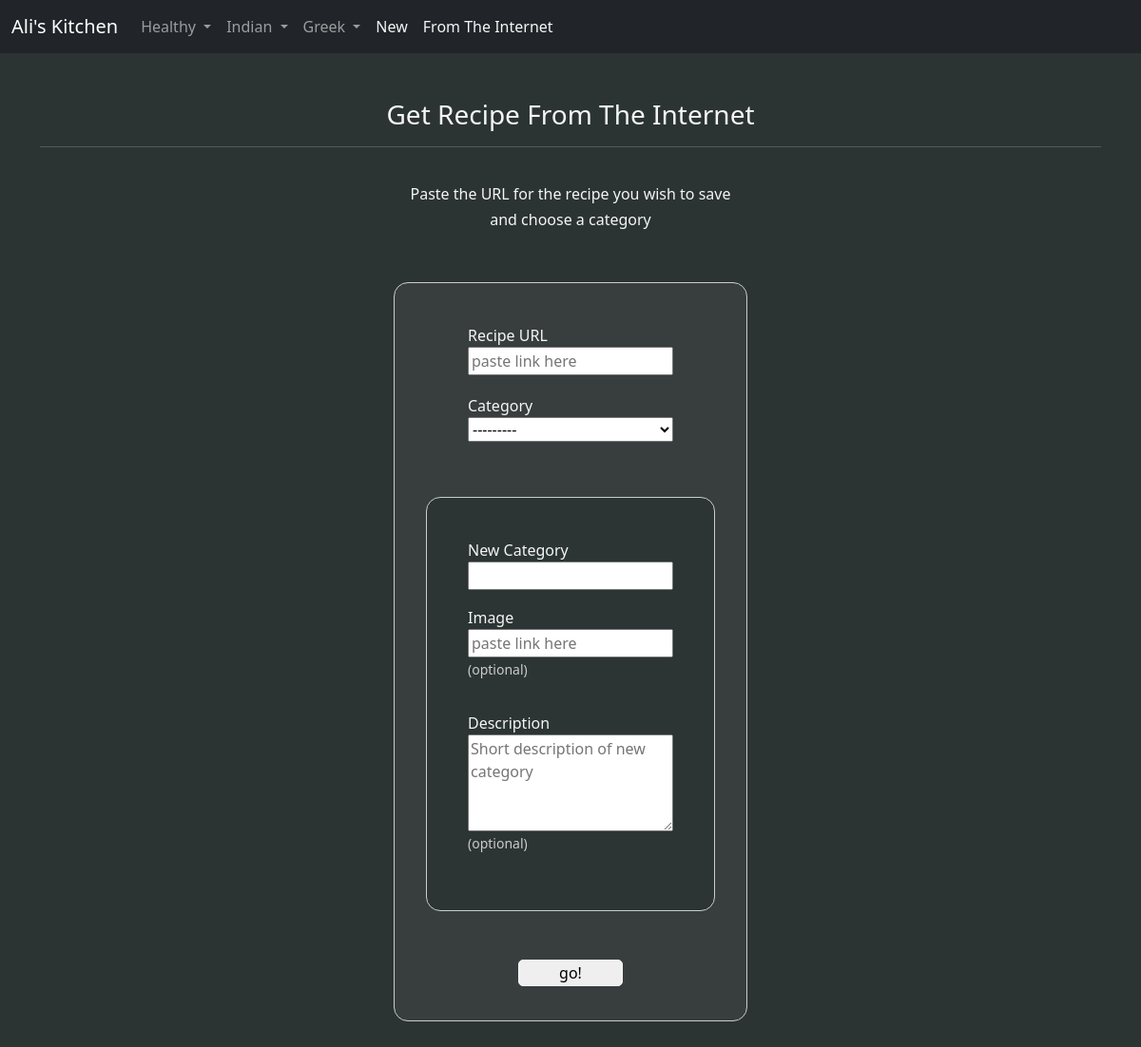
Screenshot of /recipe_scraper with the database file from the repository.
### recipes/models.py (models this page shows)
class Category(models.Model):
    name = models.CharField(max_length=50)
    image = models.URLField(blank=True, null=True,)
    description = models.TextField(blank=True, null=True)
    class Meta:
        verbose_name_plural = 'categories'
    def __str__(self):
        return self.name

### recipes/views.py (the view, shortened to what this page needs)
# urls.py: path('recipe_scraper', views.recipe_scraper, name='recipe_scraper'),
def recipe_scraper(request):
    form = ScraperForm()
    recipes = Recipe.objects.all()
    categories = Category.objects.all()
    return render(request, 'recipes/scraper.html', {
        'form': form,
        'recipes': recipes,
        'categories': categories
    })

### recipes/forms.py
class ScraperForm(forms.Form):
    url = forms.URLField(label="Recipe URL", widget=forms.TextInput(
        attrs={'placeholder': 'paste link here'}))
    category = forms.ModelChoiceField(required=False, queryset=Category.objects.all())
    new_category = forms.CharField(required=False, label="New Category")
    cat_image = forms.URLField(required=False, label="Image", widget=forms.TextInput(
        attrs={'placeholder': 'paste link here'}))
    cat_description = forms.CharField(required=False, label="Description", widget=forms.Textarea(
        attrs={'rows': '4', 'cols': '12', 'placeholder': 'Short description of new category'}))

### recipes/models.py (called while the page is built)
    def __str__(self):
        return self.title

### recipes/templates/recipes/scraper.html (shortened to what this page needs)
{% extends 'recipes/header.html' %}
{% block content %}
    <div style="text-align: center;">
        <h3>Get Recipe From The Internet</h3>
        <hr>
        <br>
        <h6>Paste the URL for the recipe you wish to save</h6>
        <h6>and choose a category</h6>
    </div>
    <br><br>
    <form action="{% url 'recipes:recipe_scraper' %}" method="post">
        <div class="center">
            <div class="column-container" style="border: 1px solid #ccc; border-radius: 15px; padding: 33px; background-color: #383e3e">
                <div class="column-container" style="align-items: center;">
                    <div class="cat-flex" >
                        {{ form.url.label }}
                        {{ form.url }}
                    </div>
                    <div class="cat-flex">
                        {{ form.category.label }}
                        {{ form.category }}
                    </div>
                </div>
                <br><br>
                <div style="border: 1px solid #ccc; border-radius:  15px; padding: 33px; background-color: #2c3434">
                    <div class="cat-flex">
                        {{ form.new_category.label }}
                        {{ form.new_category }}
                    </div>
                    <div class="cat-flex">
                        {{ form.cat_image.label }}
                        {{ form.cat_image }}
                        <p style="color:#ccc"><small>(optional)</small></p>
                    </div>
                    <div class="cat-flex">
                        {{ form.cat_description.label }}
                        {{ form.cat_description }}
                        <p style="color:#ccc"><small>(optional)</small></p>
                    </div>
                </div>
                <br><br>
                <div style="display: flex; justify-content: center;">
                    <input id="button" type="submit" value="go!">
                </div>
            </div>
        </div>
    </form>
{% endblock %}

### recipes/templates/recipes/header.html (shortened to what this page needs)
<!DOCTYPE html>
<html lang="en">
  <head>
    {% load static %}
    <link
      href="https://cdn.jsdelivr.net/npm/bootstrap@5.3.0-alpha3/dist/css/bootstrap.min.css"
      rel="stylesheet"
/>
    <link rel="stylesheet" href="{% static 'recipes/style.css' %}" />
  </head>
  <body>
    <nav class="navbar navbar-expand-lg navbar sticky-top navbar-dark bg-dark">
      <div class="container-fluid">
        <a class="navbar-brand" href="/">Ali's Kitchen</a>
        <div class="collapse navbar-collapse" id="navbarNavDarkDropdown">
          <ul class="navbar-nav">
            {% for cat in categories %}
              <li class="nav-item dropdown">
                <a class="nav-link dropdown-toggle" href="#" id="navbarDarkDropdownMenuLink" role="button" data-bs-toggle="dropdown" aria-expanded="false">
                  {{cat|title}}
                </a>
              </li>
            {% endfor %}
              <li>
                <a style="color: whitesmoke;" class="nav-link" href="{% url 'recipes:create' ingr_check='new' %}">New</a>
              </li>
              <li>
                <a style="color: whitesmoke;" class="nav-link" href="{% url 'recipes:recipe_scraper' %}">From The Internet</a>
              </li>
          </ul>
        </div>
      </div>
    </nav>
    <br><br>
    <div class="container">
      {% block content %}
      {% endblock %}
    </div>
    <div class="footer-div"></div>
  </body>
</html>

### recipes/static/recipes/style.css (style rules this page uses)
a { text-decoration: none; color: whitesmoke; }
body { color: whitesmoke; background-color: #2C3333; }
hr { display: block; height: 1px; border: 0; border-top: 1px solid #ccc; margin: 1em 0; padding: 0; }
.column-container { display: flex; flex-direction: column; }
.cat-flex { display: flex; flex-direction: column; width: 230px; margin: 3px; padding: 7px; }
.center { display: flex; justify-content: center; }
.footer-div { height: 200px; }
#button { width: 110px; border-radius: 5px; margin: 3px; border: 1px solid whitesmoke; }

### rows the page displays
Category: name "Healthy"
Category: name "Indian"
Category: name "Greek"
